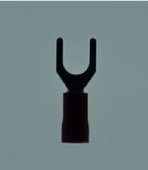
#> input picture spade-reference.png, 148 x 170 px, shrunk from 406 x 464 before the run
$ python defect_detector.py
#> lines starting #> are read from the running program, lines starting #| are printed output that depends on the picture; after the words box and inside, x2 and y2 are one past the last pixel; in counts of white or black regions, pixels touching at a corner belong together; long printed decimals are rounded
'''
matchShapes is a powerful OpenCV function that takes in two binary images ( or contours ) and finds the
distance between them using Hu Moments (M. K. Hu, "Visual Pattern Recognition by Moment Invariants", IRE
Trans. Info. Theory, vol. IT-8, pp.179–187, 1962). See some information about Hu Moments and how to use
matchShapes on the web at: https://learnopencv.com/shape-matching-using-hu-moments-c-python/.
Using matchShapes, write a program that takes as input the image shown in Figure 5 (a), “spade-terminal.png,”
detects defective spade terminals and marks them by painting them in red as shown in Figure 5 (b). The program
should save the output image as spade-terminal-output.png


Note to self: be sure to run "conda activate cve" before running this file

'''
import cv2
import numpy as np
import argparse
import random as rand


if __name__ == "__main__":
    #
    parser = argparse.ArgumentParser(description='defective part detector')
    parser.add_argument('-r', '--ref', default = 'spade-reference.png')
    parser.add_argument('-i', '--input', default = 'spade-terminal.png')

    args = parser.parse_args()
    # Read image
    ref_img = cv2.imread(args.ref)
#> ref_img is the input picture: shape (170, 148, 3); mean B, G, R 132.9, 130, 112
    img = cv2.imread(args.input)
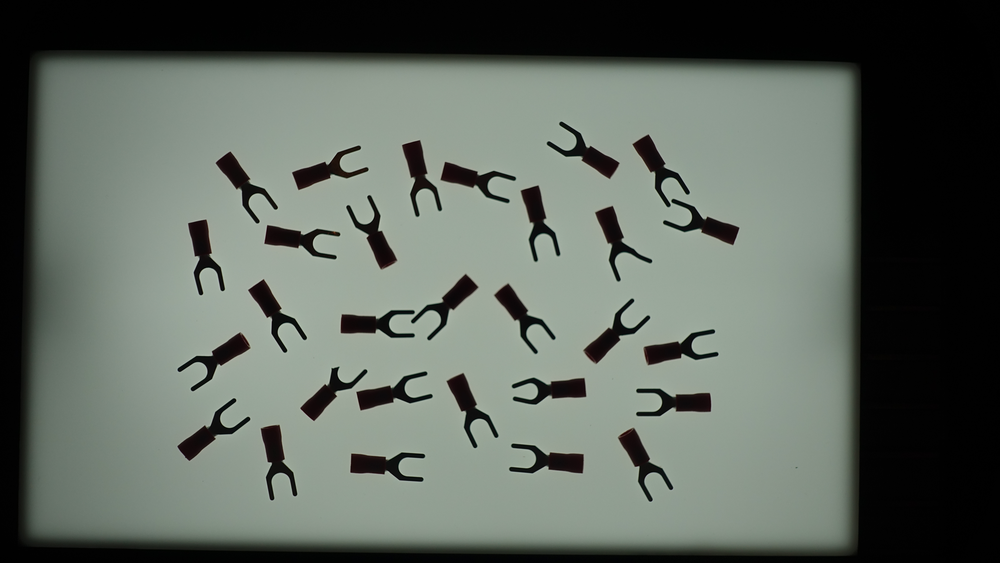
#> input picture spade-terminal.png, 1000 x 563 px, shrunk from 2736 x 1540 before the run
#> img is the input picture: shape (563, 1000, 3); mean B, G, R 93.8, 101.8, 93.8


    # reference image processing
    # Convert to gray-scale
    ref_gray = cv2.cvtColor(ref_img, cv2.COLOR_BGR2GRAY)
    # Binary
    ref_thr,ref_dst = cv2.threshold(ref_gray, 60, 255, cv2.THRESH_BINARY)
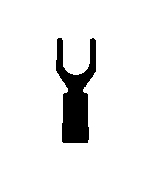
#> ref_dst: shape (170, 148); 91.2% white; 1 black region, box (x1, y1, x2, y2) and area: (56, 38, 96, 143) 2211

    # clean up
    for i in range(1):
        ref_dst = cv2.erode(ref_dst, None)
#> this loop made 1 pass
#> pass 1, `ref_dst = cv2.erode(ref_dst, None)`:
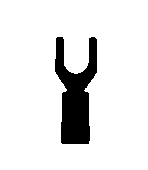
#> ref_dst: shape (170, 148); 89.7% white; 1 black region
    for i in range(1):
        ref_dst = cv2.dilate(ref_dst, None)

    # find contours with hierachy
    ref_conts, ref_hiers = cv2.findContours(ref_dst, cv2.RETR_TREE, cv2.CHAIN_APPROX_SIMPLE)
#> ref_conts = 2 contours; box (x1, y1, x2, y2) and area: (0, 0, 148, 170) 24843, (55, 37, 97, 144) 2376; ref_hiers = [[-1, -1, 1, -1], [-1, -1, -1, 0]]
    ref_contour = ref_conts[1]
#> ref_contour = contour of 79 points, box (x1, y1, x2, y2) (55, 37, 97, 144), area 2376

    ref_contour_img = 255*np.ones((ref_img.shape[0], ref_img.shape[1],3), dtype=np.uint8) #cv2.cvtColor(blobs,cv2.COLOR_GRAY2BGR)
    cv2.drawContours(ref_contour_img, ref_conts, 1,(rand.randint(0, 255), rand.randint(0, 255), rand.randint(0, 255)), thickness=3)
    cv2.drawContours(ref_contour_img, ref_conts, 1,(rand.randint(0, 255), rand.randint(0, 255), rand.randint(0, 255)), thickness=3)
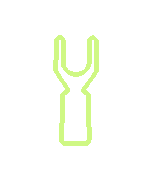
#> ref_contour_img: shape (170, 148, 3); mean of channels 0, 1, 2 246.9, 254.5, 251.9; drawn as B, G, R

    # input image processing
    # Convert to gray-scale
    gray = cv2.cvtColor(img, cv2.COLOR_BGR2GRAY)
    # Binary
    thr,dst = cv2.threshold(gray, 60, 255, cv2.THRESH_BINARY)
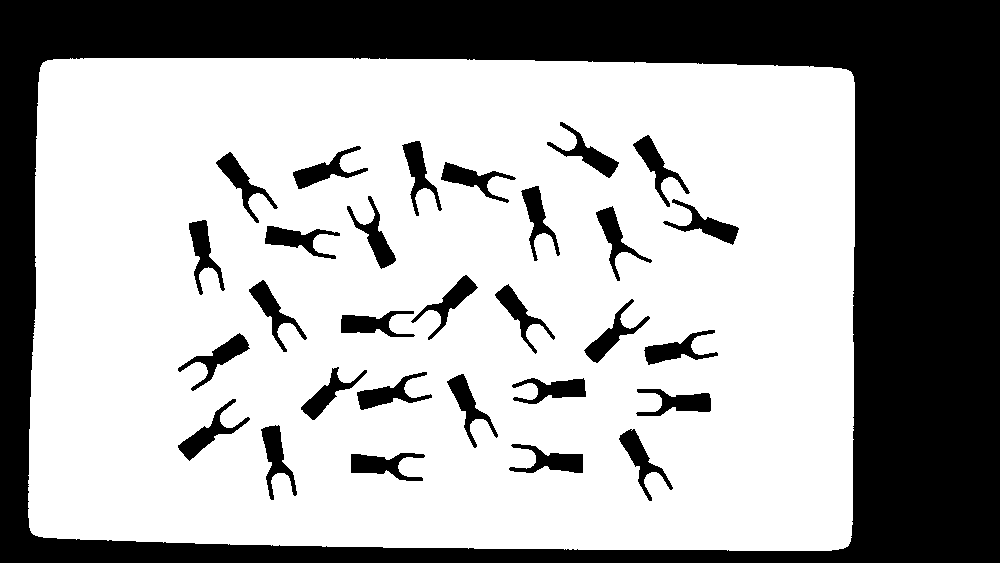
#> dst: shape (563, 1000); 65.6% white; 30 black regions, largest, box (x1, y1, x2, y2) and area: (0, 0, 1000, 563) 164090, (178, 399, 250, 461) 1069, (351, 453, 425, 481) 1053

    uneroded = dst
    # clean up
    for i in range(1):
        dst = cv2.erode(dst, None)
#> this loop made 1 pass
#> pass 1, `dst = cv2.erode(dst, None)`:
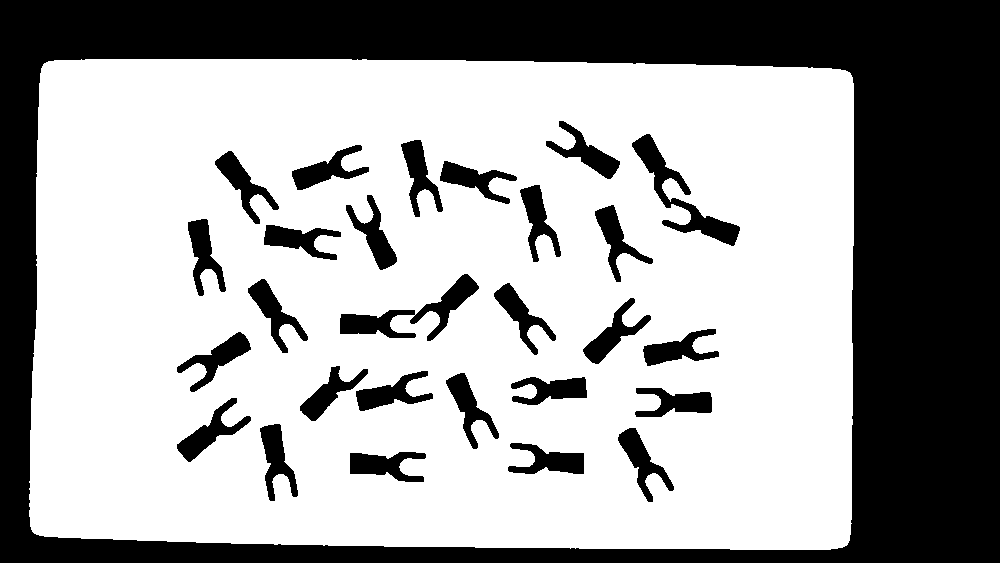
#> dst: shape (563, 1000); 63.6% white; 28 black regions, largest, box (x1, y1, x2, y2) and area: (0, 0, 1000, 563) 166816, (632, 134, 740, 246) 2664, (340, 274, 479, 341) 2553
    for i in range(1):
        dst = cv2.dilate(dst, None)

    # find contours with hierachy
    cont, hier = cv2.findContours(dst, cv2.RETR_TREE, cv2.CHAIN_APPROX_SIMPLE)
#> cont = 30 contours; largest, box (x1, y1, x2, y2) and area: (28, 58, 855, 551) 397577, (177, 398, 251, 462) 1172, (350, 452, 426, 482) 1168, (260, 424, 298, 501) 1162, (508, 443, 584, 474) 1157

    minRect = [None]*len(cont)
#> minRect = 30 items

    # gets minimum area rectangle for each contour
    # for i, c in enumerate(cont):
    #     minRect[i] = cv2.minAreaRect(c)

    # image for debugging
    # all_contours = 255*np.ones((img.shape[0], img.shape[1],3), dtype=np.uint8) #cv2.cvtColor(blobs,cv2.COLOR_GRAY2BGR
    for c in range(len(cont)):

        # creates minumum size and ignores the first background contour
        if(c!=0 and cv2.contourArea(cont[c])>10):
            # draws all  contour
            # cv2.drawContours(all_contours, cont, c,(0,0,0), thickness=10)

            good = (255,0,0)
            bad = (0,0,255)

            match_score = cv2.matchShapes(ref_contour, cont[c], cv2.CONTOURS_MATCH_I3,0)
            # print(match_score)

            # draws the bounding box
            # box = cv2.boxPoints(minRect[c])
            # box = np.intp(box) #np.intp: Integer used for indexing (same as C ssize_t; normally either int32 or int64)
            if(match_score >0.2 ):
                print(match_score)
                # cv2.drawContours(all_contours, [box], 0, bad, thickness=5)
                cv2.drawContours(img, cont, c, bad, thickness=cv2.FILLED)
#> this loop made 30 passes
#> match_score on passes 2 to 13: 0.0375, 0.0727, 0.133, 0.113, 0.0564, 0.064, 0.181, 0.0891, 0.0275, 0.457, 0.139, 0.0796
#| 0.4568
#| 0.4268
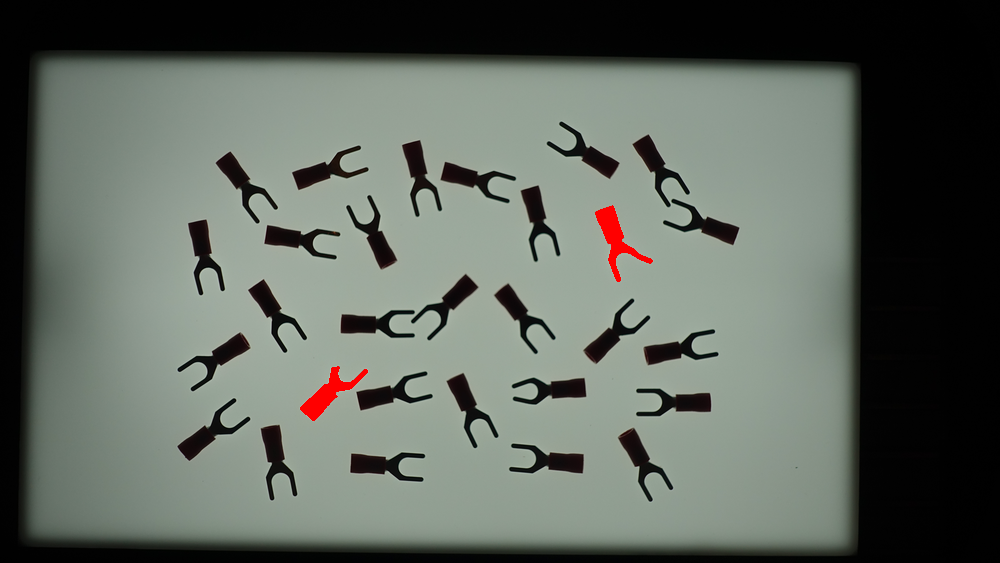
#> img: shape (563, 1000, 3); 0.42% of pixels changed, all inside (x1, y1, x2, y2) = (300, 205, 653, 421)
            # [8 lines of commented-out code are left out]

    cv2.namedWindow("Original Image",cv2.WINDOW_NORMAL)
    cv2.imshow("Original Image", img)

    # cv2.namedWindow("All contours",cv2.WINDOW_NORMAL)
    # cv2.imshow("All contours", all_contours)

    cv2.imwrite("spade-terminal-output.png", img)


    cv2.waitKey()
